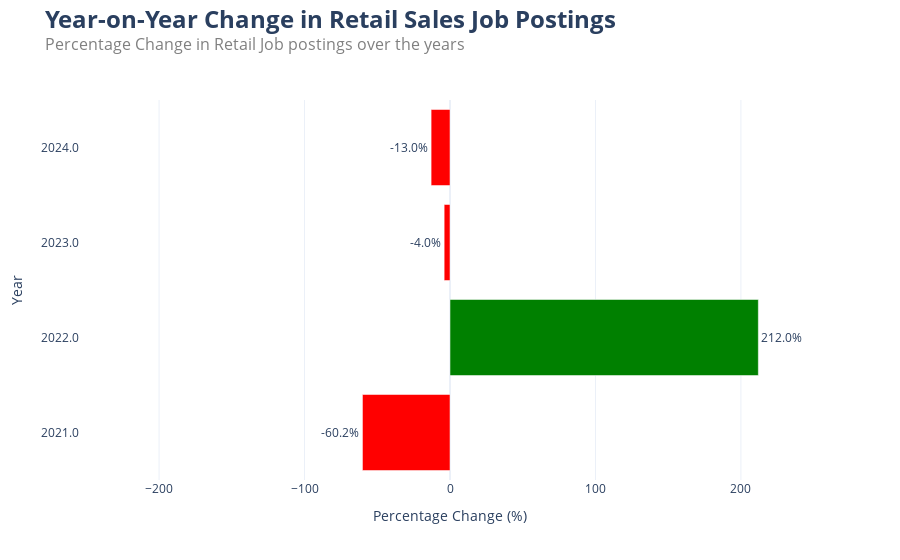

The code cell stored with this chart in its notebook:
### Code cell
fig = go.Figure()


fig.add_trace(go.Bar(
    y=retail_labor_counts_for_plot['Year'].astype(str),
    x=retail_labor_counts_for_plot['yoy_change'],
    orientation='h',
    marker_color=np.where(retail_labor_counts_for_plot['yoy_change'] >= 0, 'green', 'red'),
    text=[f'{change:.1f}%' for change in retail_labor_counts_for_plot['yoy_change']],
    textposition='outside'
))


fig.update_layout(
    title={
        'text': "<b><span style='font-size: 24px;'>Year-on-Year Change in Retail Sales Job Postings</span></b><br><span style='font-size: 16px; color: gray;'>Percentage Change in Retail Job postings over the years</span>",
        'y':0.95,
        'x':0.05,
        'xanchor': 'left',
        'yanchor': 'top'
    },
    xaxis_title='Percentage Change (%)',
    yaxis_title='Year',
    template='plotly_white'
)


max_abs_change = max(abs(retail_labor_counts_for_plot['yoy_change']))
fig.update_xaxes(range=[-max_abs_change*1.2, max_abs_change*1.2])

fig.show()

### Figure 1 — Plotly figure (JSON) as saved in the notebook; plotly's stock layout.template omitted (floating-point values rounded to 4 significant figures)
{"data": [{"marker": {"color": ["red", "green", "red", "red"]}, "orientation": "h", "text": ["-60.2%", "212.0%", "-4.0%", "-13.0%"], "textposition": "outside", "type": "bar", "x": [-60.18, 212.0, -4.017, -12.98], "y": ["2021.0", "2022.0", "2023.0", "2024.0"]}], "layout": {"title": {"text": "<b><span style='font-size: 24px;'>Year-on-Year Change in Retail Sales Job Postings</span></b><br><span style='font-size: 16px; color: gray;'>Percentage Change in Retail Job postings over the years</span>", "x": 0.05, "xanchor": "left", "y": 0.95, "yanchor": "top"}, "xaxis": {"range": [-254.4, 254.4], "title": {"text": "Percentage Change (%)"}}, "yaxis": {"title": {"text": "Year"}}}}
